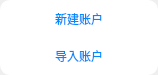
<?xml version="1.0" encoding="UTF-8"?>
<ui version="4.0">
 <class>ChooseAddAccountDialog</class>
 <widget class="QDialog" name="ChooseAddAccountDialog">
  <property name="geometry">
   <rect>
    <x>0</x>
    <y>0</y>
    <width>158</width>
    <height>75</height>
   </rect>
  </property>
  <property name="font">
   <font>
    <family>微软雅黑</family>
   </font>
  </property>
  <property name="windowTitle">
   <string>Dialog</string>
  </property>
  <widget class="QPushButton" name="newBtn">
   <property name="geometry">
    <rect>
     <x>0</x>
     <y>0</y>
     <width>158</width>
     <height>38</height>
    </rect>
   </property>
   <property name="styleSheet">
    <string notr="true">QPushButton{color:rgb(0,138,254);border:1px solid white;border-top-left-radius:10px;border-top-right-radius:10px;background-color: white}
QPushButton:hover{color:white;border:1px solid  rgb(0,138,254);background-color: rgb(0,138,254);}</string>
   </property>
   <property name="text">
    <string>新建账户</string>
   </property>
  </widget>
  <widget class="QPushButton" name="importBtn">
   <property name="geometry">
    <rect>
     <x>0</x>
     <y>37</y>
     <width>158</width>
     <height>38</height>
    </rect>
   </property>
   <property name="styleSheet">
    <string notr="true">QPushButton{color:rgb(0,138,254);border:1px solid white;border-bottom-left-radius:10px;border-bottom-right-radius:10px;background-color: white}
QPushButton:hover{color:white;border:1px solid  rgb(0,138,254);background-color: rgb(0,138,254);}</string>
   </property>
   <property name="text">
    <string>导入账户</string>
   </property>
  </widget>
 </widget>
 <resources/>
 <connections/>
</ui>
